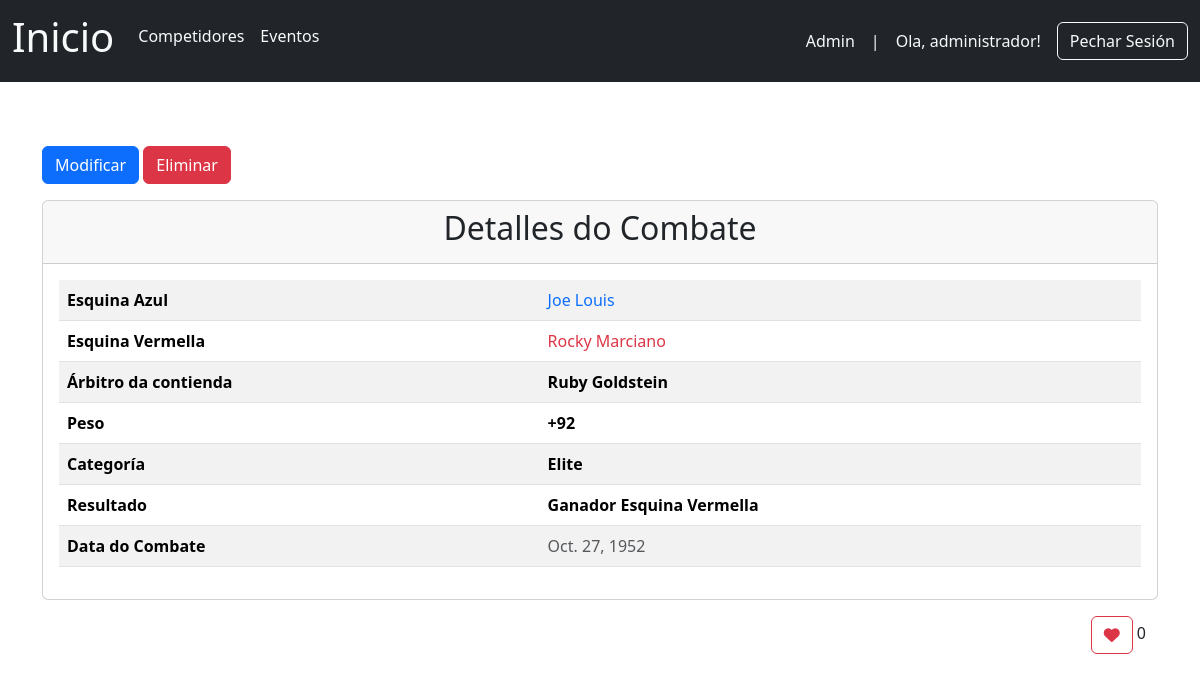
The page /combate/1/ (signed in) on the database as committed earlier.
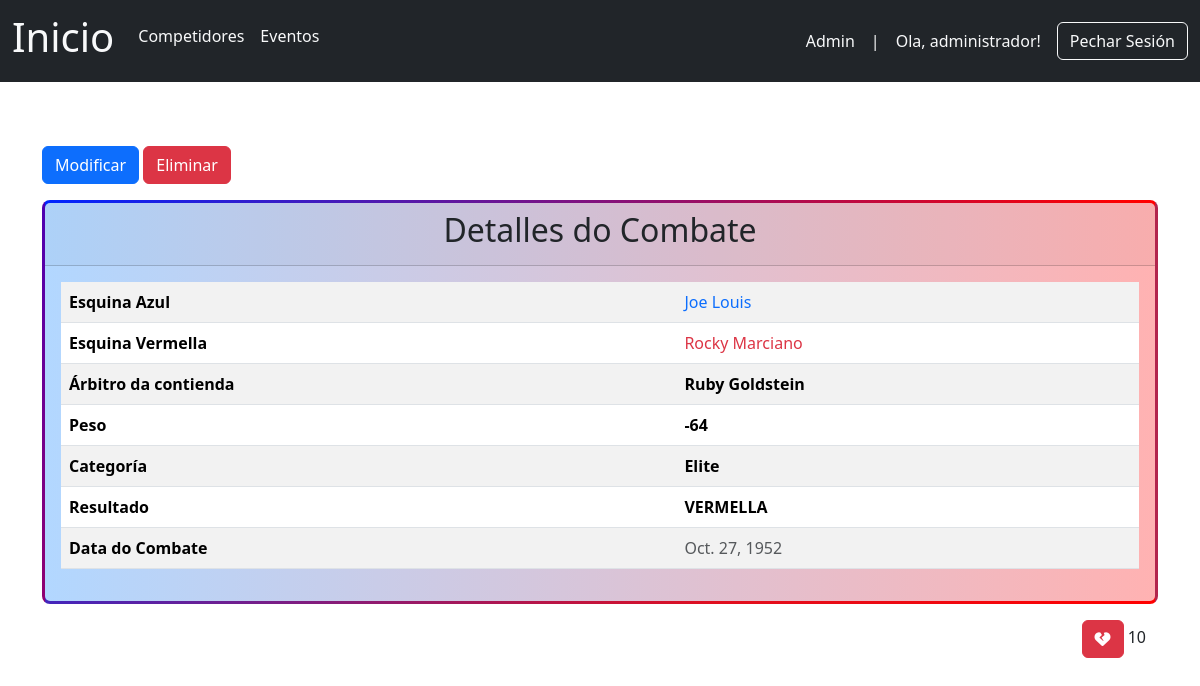
The same page on the database as committed later.
### boxGal/models.py (models this page shows, shortened)
class Combate(models.Model):
    id_combate = models.BigAutoField(auto_created=True, primary_key=True)
    boxeador_azul = models.ForeignKey(Competidor, related_name='combates_azul', on_delete=models.CASCADE)
    boxeador_vermello = models.ForeignKey(Competidor, related_name='combates_vermello', on_delete=models.CASCADE)
    evento_combate = models.ForeignKey(Evento, on_delete=models.CASCADE)
    peso_combate = models.CharField(max_length=255)
    categoria_combate = models.CharField(max_length=255)
    arbitro = models.CharField(max_length=255)
    resultado = models.CharField(max_length=255)
    data_combate = models.DateField()
    likes = models.ManyToManyField(Usuario,related_name='combates_gustados', blank=True)

### boxGal/views.py (the view)
# urls.py: path('combate/<int:id>/', views.combateHTML, name='combateEspecifico'),
def combateHTML(request, id):
  combateEspecifico = Combate.objects.get(id_combate = id)
  esquinaAzul = Competidor.objects.get(id_competidor = combateEspecifico.boxeador_azul.id_competidor)
  esquinaVermella = Competidor.objects.get(id_competidor = combateEspecifico.boxeador_vermello.id_competidor)
  likes = Combate.objects.filter(id_combate = id).values('likes').annotate(count = Count('likes'))
  contido = {
    'combate': combateEspecifico,
    'likes':likes,
    'esquinaAzul':esquinaAzul,
    'esquinaVermella':esquinaVermella,
    'NUMERO_LIKES_DESTACADO':NUMERO_LIKES_DESTACADO
  }
  template = loader.get_template('combate.html')
  return HttpResponse(template.render(contido, request))

### boxGal/models.py (called while the page is built)
    def __str__(self):
        return f"{self.nome_competidor} {self.apelidos_competidor} "

### boxGal/templates/combate.html (shortened to what this page needs)
{% extends 'header.html' %}
{% block corpo %}
  <div class="container mt-5">
    {% if user.is_staff %}
      <div class="mt-3">
        <a href="{% url 'modificar_combate' combate.id_combate %}" class="btn btn-primary my-3">Modificar</a>
        <form action="{% url 'eliminarCombate' combate.id_combate %}" method="post" style="display:inline;">
          <button type="submit" class="btn btn-danger" onclick="return confirm('Seguro que queres eliminar a este combate?');">Eliminar</button>
        </form>
      </div>
    {% endif %}
    <div class="card {% if combate.likes.count >= 10 %}combate-destacado{% endif %}">
      <div class="card-header text-center">
        <h2>Detalles do Combate</h2>
      </div>
      <div class="card-body">
        <table class="table table-striped">
          <tbody>
            <tr>
              <th scope="row">Esquina Azul</th>
              <td>
                <a href="{% url 'competidoresPage' %}{{ esquinaAzul.id_competidor }}" class="text-primary text-decoration-none">{{ esquinaAzul }}</a>
              </td>
            </tr>
            <tr>
              <th scope="row">Esquina Vermella</th>
              <td>
                <a href="{% url 'competidoresPage' %}{{ esquinaVermella.id_competidor }}" class="text-danger text-decoration-none">{{ esquinaVermella }}</a>
              </td>
            </tr>
            <tr>
              <th scope="row">Árbitro da contienda</th>
              <td>
                <strong>{{ combate.arbitro }}</strong>
              </td>
            </tr>
            <tr>
              <th scope="row">Peso</th>
              <td>
                <strong>{{ combate.peso_combate }}</strong>
              </td>
            </tr>
            <tr>
              <th scope="row">Categoría</th>
              <td>
                <strong>{{ combate.categoria_combate }}</strong>
              </td>
            </tr>
            <tr>
              <th scope="row">Resultado</th>
              <td>
                <strong>{{ combate.resultado }}</strong>
              </td>
            </tr>
            <tr>
              <th scope="row">Data do Combate</th>
              <td class="text-muted">{{ combate.data_combate }}</td>
            </tr>
          </tbody>
        </table>
      </div>
    </div>
    <div class="container text-end">
      {% if user.is_authenticated %}
        <form class="mt-3" action="{% url 'alternar_like' combate.id_combate %}" method="post">
          {% if user in combate.likes.all %}
            <button type="submit" class="btn btn-danger"><i class="fas fa-heart-broken"></i></button>
          {% else %}
            <button type="submit" class="btn btn-outline-danger"><i class="fas fa-heart"></i></button>
          {% endif %}
          {{ combate.likes.count }}
        </form>
      {% else %}
        <button type="button" class="btn btn-outline-secondary mt-3" disabled><i class="fas fa-heart"></i> {{ combate.likes.count }}</button>
      {% endif %}
    </div>
  </div>
{% endblock %}

Rows that differ between the two databases and show on the page:
changed Combate "Ruby Goldstein": peso_combate "+92" → "-64"; resultado "Ganador Esquina Vermella" → "VERMELLA"; likes.count "0" → "10"
